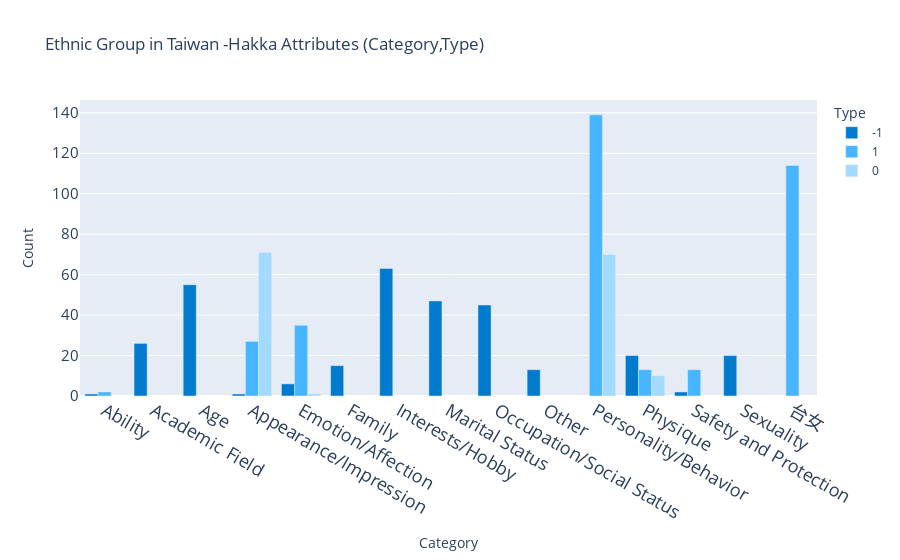

The code cell stored with this chart in its notebook:
### Markdown cell above
#### 長條圖（Category+Type）

### Code cell
import plotly.graph_objects as go
import pandas as pd

content_to_category_type = attr.set_index('Content')[['Category', 'Type']].apply(tuple, axis=1).to_dict()
# print(content_to_category_type)

# 遍歷 a_categories_df DataFrame
for content, category_type in content_to_category_type.items():
    # 尋找匹配的 'Content' 值
    mask = a_categories_df['A'] == content
    # 對於匹配的行，更新 'Category' 和 'Type'
    a_categories_df.loc[mask, 'Category'] = category_type[0]
    a_categories_df.loc[mask, 'Type'] = category_type[1]

# 移除 'Type' 列中包含 NaN 值的行
a_categories_df = a_categories_df.dropna(subset=['Type'])

# 'Type' 列中已經沒有 NaN 值，可以安全地轉換為整數類型
a_categories_df['Type'] = a_categories_df['Type'].astype(int)

# 計算每個 'Category' 和 'Type' 的組合的出現次數
counts = a_categories_df.groupby(['Category', 'Type']).size()
# print(counts)

# counts 是包含 'Category', 'Type', 和計數的 DataFrame
counts = a_categories_df.groupby(['Category', 'Type']).size().reset_index(name='Count')

# 唯一的 Type
types = counts['Type'].unique()

# 順序
orders = counts['Category'].unique()

# 為每個 Type 指定一個顏色
type_colors = {
    0: '#a3daff',  # 將 Type 0 設為藍色
    1: '#47b5ff',   # 將 Type 1 設為紅色
    -1: '#007acc' # 將 Type -1 設為綠色
    # 添加更多類型和顏色對應關係
}

# 繪製長條圖
fig = go.Figure()

# 為每個 Type 添加一個長條圖跡線
for t in types:
    # 選擇特定 Type 的數據
    df_filtered = counts[counts['Type'] == t]
    fig.add_trace(go.Bar(
        x=df_filtered['Category'],  # 這將設置為 X 軸
        y=df_filtered['Count'],
        name=f'{t}',  # 為不同的 Type 設置不同的名稱
        marker_color=type_colors[t]
    ))

fig.update_layout(
    barmode='group',
    title='Ethnic Group in Taiwan -Hakka Attributes (Category,Type)',
    xaxis=dict(
        title='Category',
        categoryorder='array',  # 指定使用数组定义的顺序
        categoryarray=orders  # 使用您定义的顺序
    ),
    yaxis=dict(title='Count'),
    legend_title_text='Type'
)

# Update x-axis tick font size
fig.update_xaxes(tickfont=dict(size=18))
fig.update_yaxes(tickfont=dict(size=15))

# 顯示圖表
fig.show()

### Figure 1 — Plotly figure (JSON) as saved in the notebook; plotly's stock layout.template omitted (floating-point values rounded to 4 significant figures)
{"data": [{"marker": {"color": "#007acc"}, "name": "-1", "type": "bar", "x": ["Ability", "Academic Field", "Age", "Appearance/Impression", "Emotion/Affection", "Family", "Interests/Hobby", "Marital Status", "Occupation/Social Status", "Other", "Physique", "Safety and Protection", "Sexuality"], "y": [1, 26, 55, 1, 6, 15, 63, 47, 45, 13, 20, 2, 20]}, {"marker": {"color": "#47b5ff"}, "name": "1", "type": "bar", "x": ["Ability", "Appearance/Impression", "Emotion/Affection", "Personality/Behavior", "Physique", "Safety and Protection", "台女"], "y": [2, 27, 35, 139, 13, 13, 114]}, {"marker": {"color": "#a3daff"}, "name": "0", "type": "bar", "x": ["Appearance/Impression", "Emotion/Affection", "Personality/Behavior", "Physique"], "y": [71, 1, 70, 10]}], "layout": {"barmode": "group", "legend": {"title": {"text": "Type"}}, "title": {"text": "Ethnic Group in Taiwan -Hakka Attributes (Category,Type)"}, "xaxis": {"categoryarray": ["Ability", "Academic Field", "Age", "Appearance/Impression", "Emotion/Affection", "Family", "Interests/Hobby", "Marital Status", "Occupation/Social Status", "Other", "Personality/Behavior", "Physique", "Safety and Protection", "Sexuality", "台女"], "categoryorder": "array", "tickfont": {"size": 18}, "title": {"text": "Category"}}, "yaxis": {"tickfont": {"size": 15}, "title": {"text": "Count"}}}}
